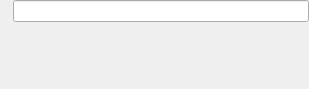
<?xml version="1.0" encoding="UTF-8"?>
<ui version="4.0">
 <class>SshAuth</class>
 <widget class="QWidget" name="SshAuth">
  <property name="geometry">
   <rect>
    <x>0</x>
    <y>0</y>
    <width>309</width>
    <height>89</height>
   </rect>
  </property>
  <property name="windowTitle">
   <string>SSH VPN</string>
  </property>
  <layout class="QGridLayout" name="gridLayout">
   <property name="leftMargin">
    <number>0</number>
   </property>
   <property name="topMargin">
    <number>0</number>
   </property>
   <property name="rightMargin">
    <number>0</number>
   </property>
   <property name="bottomMargin">
    <number>0</number>
   </property>
   <item row="0" column="0">
    <widget class="QLabel" name="passwordLabel">
     <property name="text">
      <string/>
     </property>
    </widget>
   </item>
   <item row="0" column="1">
    <widget class="PasswordField" name="le_password">
     <property name="passwordMode">
      <bool>true</bool>
     </property>
    </widget>
   </item>
   <item row="1" column="1">
    <spacer name="verticalSpacer">
     <property name="orientation">
      <enum>Qt::Vertical</enum>
     </property>
     <property name="sizeHint" stdset="0">
      <size>
       <width>20</width>
       <height>0</height>
      </size>
     </property>
    </spacer>
   </item>
  </layout>
 </widget>
 <customwidgets>
  <customwidget>
   <class>PasswordField</class>
   <extends>QLineEdit</extends>
   <header>passwordfield.h</header>
  </customwidget>
 </customwidgets>
 <resources/>
 <connections/>
</ui>
